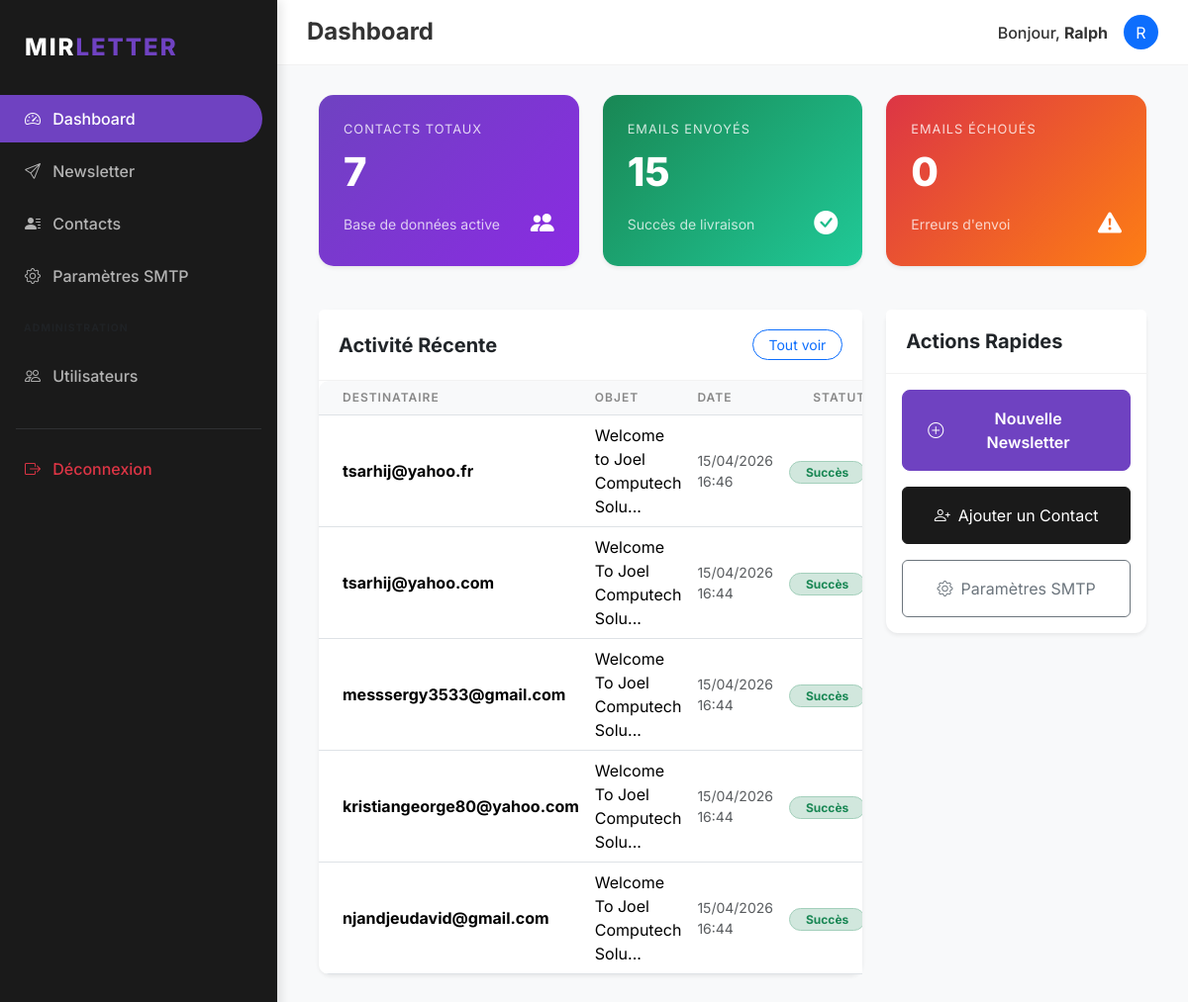
/dashboard (signed in), run on the app's committed database.
### models/user.py (models this page shows, shortened)
class User(db.Model, UserMixin):
    __tablename__ = 'users'
    id = db.Column(db.Integer, primary_key=True)
    username = db.Column(db.String(64), unique=True, nullable=False, index=True)
    password_hash = db.Column(db.String(128), nullable=False)
    role = db.Column(db.String(20), default='user') # 'superadmin' or 'user'
    smtp_configs = db.relationship('SMTPConfig', backref='user', lazy='dynamic', cascade='all, delete-orphan')
    contacts = db.relationship('Contact', backref='owner', lazy='dynamic', cascade='all, delete-orphan')
    groups = db.relationship('Group', backref='owner', lazy='dynamic', cascade='all, delete-orphan')
    sent_emails = db.relationship('SentEmail', backref='user', lazy='dynamic', cascade='all, delete-orphan')

### models/history.py (models this page shows, shortened)
class SentEmail(db.Model):
    __tablename__ = 'sent_emails'
    id = db.Column(db.Integer, primary_key=True)
    user_id = db.Column(db.Integer, db.ForeignKey('users.id'), nullable=False)
    subject = db.Column(db.String(256), nullable=False)
    recipient = db.Column(db.String(120), nullable=False)
    status = db.Column(db.String(20), nullable=False) # 'success', 'failed'
    error_message = db.Column(db.Text)
    timestamp = db.Column(db.DateTime, index=True, default=datetime.utcnow)

### routes/main.py (the view)
@main.route('/')
@main.route('/dashboard')
@login_required
def dashboard():
    contact_count = Contact.query.filter_by(user_id=current_user.id).count()
    sent_count = SentEmail.query.filter_by(user_id=current_user.id, status='success').count()
    failed_count = SentEmail.query.filter_by(user_id=current_user.id, status='failed').count()
    recent_history = SentEmail.query.filter_by(user_id=current_user.id)\
        .order_by(SentEmail.timestamp.desc()).limit(5).all()
    return render_template('dashboard.html',
                           title='Dashboard',
                           contact_count=contact_count,
                           sent_count=sent_count,
                           failed_count=failed_count,
                           recent_history=recent_history)

### models/user.py (called while the page is built)
@login_manager.user_loader
def load_user(user_id):
    return User.query.get(int(user_id))

### templates/dashboard.html
{% extends "base.html" %}
{% block content %}
<div class="row">
    <div class="col-md-4">
        <div class="stat-card shadow-sm">
            <p>Contacts Totaux</p>
            <h3>{{ contact_count }}</h3>
            <div class="d-flex justify-content-between align-items-center">
                <span class="small opacity-75">Base de données active</span>
                <i class="bi bi-people-fill fs-4"></i>
            </div>
        </div>
    </div>
    <div class="col-md-4">
        <div class="stat-card shadow-sm" style="background: linear-gradient(135deg, #198754, #20c997);">
            <p>Emails Envoyés</p>
            <h3>{{ sent_count }}</h3>
            <div class="d-flex justify-content-between align-items-center">
                <span class="small opacity-75">Succès de livraison</span>
                <i class="bi bi-check-circle-fill fs-4"></i>
            </div>
        </div>
    </div>
    <div class="col-md-4">
        <div class="stat-card shadow-sm" style="background: linear-gradient(135deg, #dc3545, #fd7e14);">
            <p>Emails Échoués</p>
            <h3>{{ failed_count }}</h3>
            <div class="d-flex justify-content-between align-items-center">
                <span class="small opacity-75">Erreurs d'envoi</span>
                <i class="bi bi-exclamation-triangle-fill fs-4"></i>
            </div>
        </div>
    </div>
</div>
<div class="row mt-4">
    <div class="col-md-8">
        <div class="card border-0 shadow-sm">
            <div class="card-header d-flex justify-content-between align-items-center bg-white">
                <h5 class="m-0 fw-bold">Activité Récente</h5>
                <a href="{{ url_for('newsletter.history') }}" class="btn btn-sm btn-outline-primary rounded-pill px-3">Tout voir</a>
            </div>
            <div class="card-body p-0">
                <div class="table-responsive">
                    <table class="table table-hover align-middle mb-0">
                        <thead>
                            <tr>
                                <th class="ps-4">Destinataire</th>
                                <th>Objet</th>
                                <th>Date</th>
                                <th class="pe-4 text-end">Statut</th>
                            </tr>
                        </thead>
                        <tbody>
                            {% for item in recent_history %}
                            <tr>
                                <td class="ps-4">
                                    <div class="fw-bold">{{ item.recipient }}</div>
                                </td>
                                <td>{{ item.subject[:30] }}...</td>
                                <td class="small text-muted">{{ item.timestamp.strftime('%d/%m/%Y %H:%M') }}</td>
                                <td class="pe-4 text-end">
                                    {% if item.status == 'success' %}
                                    <span class="badge bg-success-subtle text-success border border-success-subtle rounded-pill px-3">Succès</span>
                                    {% else %}
                                    <span class="badge bg-danger-subtle text-danger border border-danger-subtle rounded-pill px-3">Échec</span>
                                    {% endif %}
                                </td>
                            </tr>
                            {% else %}
                            <tr>
                                <td colspan="4" class="text-center py-5 text-muted">Aucune activité récente.</td>
                            </tr>
                            {% endfor %}
                        </tbody>
                    </table>
                </div>
            </div>
        </div>
    </div>
    <div class="col-md-4">
        <div class="card border-0 shadow-sm">
            <div class="card-header bg-white">
                <h5 class="m-0 fw-bold">Actions Rapides</h5>
            </div>
            <div class="card-body">
                <div class="d-grid gap-3">
                    <a href="{{ url_for('newsletter.compose') }}" class="btn btn-primary d-flex align-items-center justify-content-center py-3">
                        <i class="bi bi-plus-circle me-2"></i> Nouvelle Newsletter
                    </a>
                    <a href="{{ url_for('contacts.add_contact') }}" class="btn btn-dark d-flex align-items-center justify-content-center py-3">
                        <i class="bi bi-person-plus me-2"></i> Ajouter un Contact
                    </a>
                    <a href="{{ url_for('settings.list_smtp') }}" class="btn btn-outline-secondary d-flex align-items-center justify-content-center py-3">
                        <i class="bi bi-gear me-2"></i> Paramètres SMTP
                    </a>
                </div>
            </div>
        </div>
    </div>
</div>
{% endblock %}

### templates/base.html (shortened to what this page needs)
<!DOCTYPE html>
<html lang="fr">
<head>
    {{ bootstrap.load_css() }}
    <link rel="stylesheet" href="{{ url_for('static', filename='css/style.css') }}">
    <link rel="stylesheet" href="https://cdn.jsdelivr.net/npm/bootstrap-icons@1.11.1/font/bootstrap-icons.css">
</head>
<body>
    {% if current_user.is_authenticated %}
    <div class="sidebar">
        <div class="sidebar-brand">
            MIR<span>LETTER</span>
        </div>
        <nav class="nav flex-column">
            <a class="nav-link {{ 'active' if request.endpoint == 'main.dashboard' }}" href="{{ url_for('main.dashboard') }}">
                <i class="bi bi-speedometer2 me-2"></i> Dashboard
            </a>
            <a class="nav-link {{ 'active' if 'newsletter' in request.endpoint }}" href="{{ url_for('newsletter.compose') }}">
                <i class="bi bi-send me-2"></i> Newsletter
            </a>
            <a class="nav-link {{ 'active' if 'contacts' in request.endpoint }}" href="{{ url_for('contacts.list_contacts') }}">
                <i class="bi bi-person-lines-fill me-2"></i> Contacts
            </a>
            <a class="nav-link {{ 'active' if 'settings' in request.endpoint }}" href="{{ url_for('settings.list_smtp') }}">
                <i class="bi bi-gear me-2"></i> Paramètres SMTP
            </a>
            {% if current_user.role == 'superadmin' %}
            <div class="px-4 py-3 text-uppercase small fw-bold text-muted" style="font-size: 0.65rem; letter-spacing: 1px;">Administration</div>
            <a class="nav-link {{ 'active' if 'admin' in request.endpoint }}" href="{{ url_for('admin.list_users') }}">
                <i class="bi bi-people me-2"></i> Utilisateurs
            </a>
            {% endif %}
            <hr class="mx-3 border-secondary opacity-25 mt-4">
            <a class="nav-link text-danger" href="{{ url_for('auth.logout') }}">
                <i class="bi bi-box-arrow-right me-2"></i> Déconnexion
            </a>
        </nav>
    </div>
    <nav class="top-navbar d-flex justify-content-between align-items-center">
        <h4 class="m-0 fw-bold">{{ title }}</h4>
        <div class="user-info d-flex align-items-center">
            <span class="me-3 fw-medium">Bonjour, <strong>{{ current_user.username }}</strong></span>
            <div class="bg-primary rounded-circle d-flex align-items-center justify-content-center text-white" style="width: 35px; height: 35px;">
                {{ current_user.username[0].upper() }}
            </div>
        </div>
    </nav>
    {% endif %}
    <div class="{% if current_user.is_authenticated %}main-content{% endif %}">
        <div class="container-fluid">
            {% block content %}{% endblock %}
        </div>
    </div>
</body>
</html>

### static/css/style.css (style rules this page uses)
:root { --primary-color: #6f42c1; --secondary-color: #8a2be2; --dark-bg: #1a1a1a; --darker-bg: #121212; --light-text: #ffffff; --gray-text: #b3b3b3; --sidebar-width: 280px; }
body { font-family: 'Inter', -apple-system, BlinkMacSystemFont, "Segoe UI", Roboto, sans-serif; background-color: #f8f9fa; color: #333; }
.sidebar { position: fixed; top: 0; bottom: 0; left: 0; z-index: 100; width: var(--sidebar-width); padding: 20px 0; background-color: var(--dark-bg); color: var(--light-text); box-shadow: 4px 0 10px rgba(0,0,0,0.1); }
.sidebar .nav-link { color: var(--gray-text); padding: 12px 25px; font-weight: 500; border-radius: 0 50px 50px 0; margin-right: 15px; margin-bottom: 5px; transition: all 0.3s; }
.sidebar .nav-link.active { color: var(--light-text); background-color: var(--primary-color); }
.sidebar-brand { padding: 10px 25px 30px; font-size: 1.5rem; font-weight: 800; letter-spacing: 2px; color: var(--light-text); text-transform: uppercase; }
.sidebar-brand span { color: var(--primary-color); }
.main-content { margin-left: var(--sidebar-width); padding: 30px; }
.card { border: none; border-radius: 12px; box-shadow: 0 5px 15px rgba(0,0,0,0.05); margin-bottom: 25px; }
.card-header { background-color: transparent; border-bottom: 1px solid rgba(0,0,0,0.05); padding: 20px; font-weight: 700; }
.stat-card { padding: 25px; border-radius: 15px; color: white; background: linear-gradient(135deg, var(--primary-color), var(--secondary-color)); margin-bottom: 20px; }
.stat-card h3 { font-size: 2.5rem; font-weight: 800; margin: 10px 0; }
.stat-card p { opacity: 0.8; margin: 0; text-transform: uppercase; font-size: 0.8rem; letter-spacing: 1px; }
.btn-primary { background-color: var(--primary-color); border-color: var(--primary-color); padding: 10px 25px; border-radius: 8px; font-weight: 600; }
.btn-dark { background-color: var(--dark-bg); border-color: var(--dark-bg); }
.top-navbar { margin-left: var(--sidebar-width); background-color: white; padding: 15px 30px; border-bottom: 1px solid rgba(0,0,0,0.05); }
.table { border-radius: 10px; overflow: hidden; }
.table thead th { background-color: #f8f9fa; border-top: none; font-weight: 600; text-transform: uppercase; font-size: 0.75rem; letter-spacing: 1px; color: #888; }

### data on the page
User: username "Ralph", username "R"
SentEmail: recipient "tsarhij@yahoo.fr", subject "Welcome to Joel Computech Solu", timestamp "15/04/2026 16:46", status "Succès"
SentEmail: recipient "tsarhij@yahoo.com", subject "Welcome To Joel Computech Solu", timestamp "15/04/2026 16:44", status "Succès"
SentEmail: recipient "messsergy3533@gmail.com", subject "Welcome To Joel Computech Solu", timestamp "15/04/2026 16:44", status "Succès"
SentEmail: recipient "kristiangeorge80@yahoo.com", subject "Welcome To Joel Computech Solu", timestamp "15/04/2026 16:44", status "Succès"
SentEmail: recipient "njandjeudavid@gmail.com", subject "Welcome To Joel Computech Solu", timestamp "15/04/2026 16:44", status "Succès"

### other printed values
{{ title }} "Dashboard"
{{ contact_count }} "7"
{{ sent_count }} "15"
{{ failed_count }} "0"
